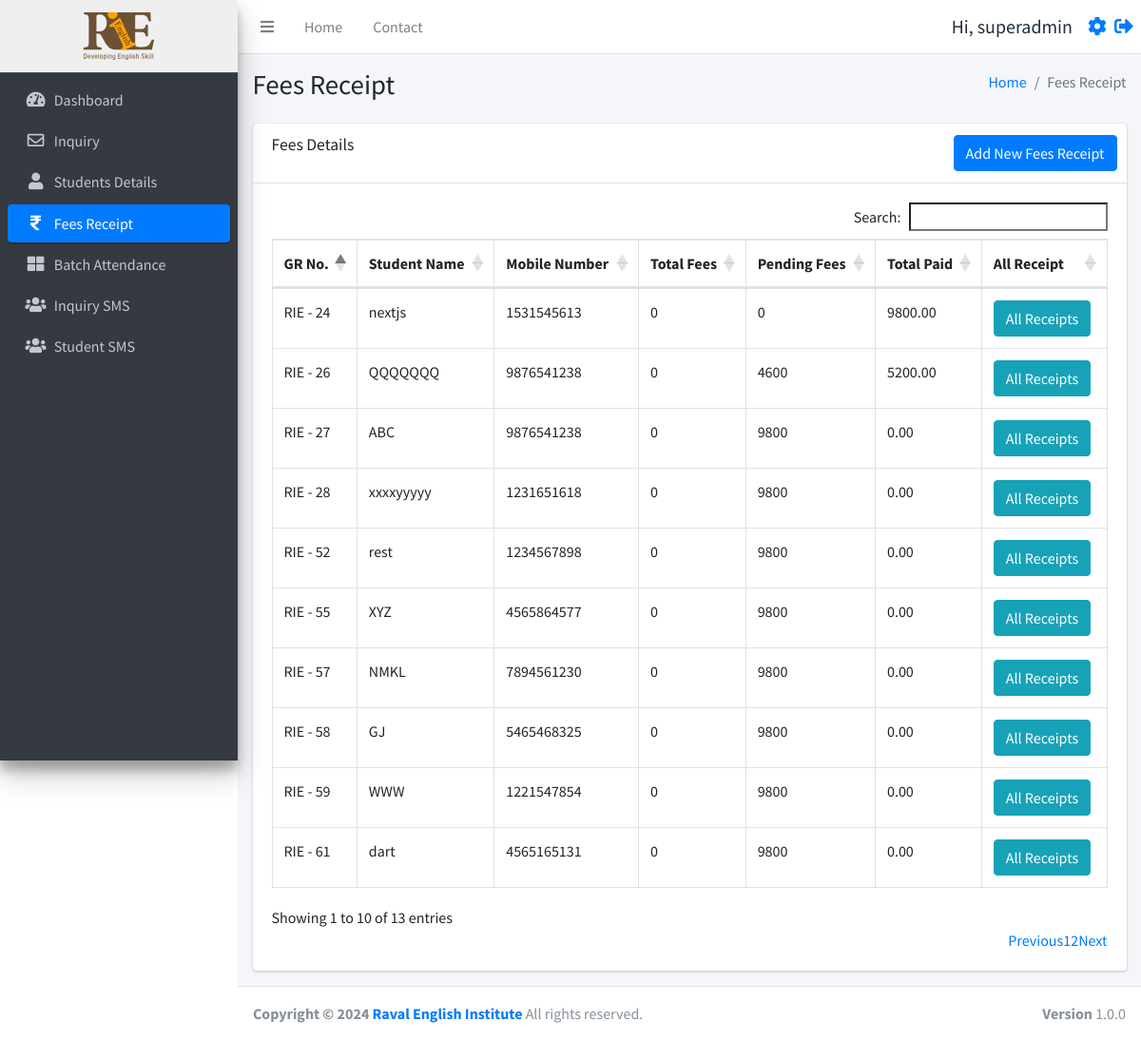
The page /fees.php (signed in) on the database as committed earlier.
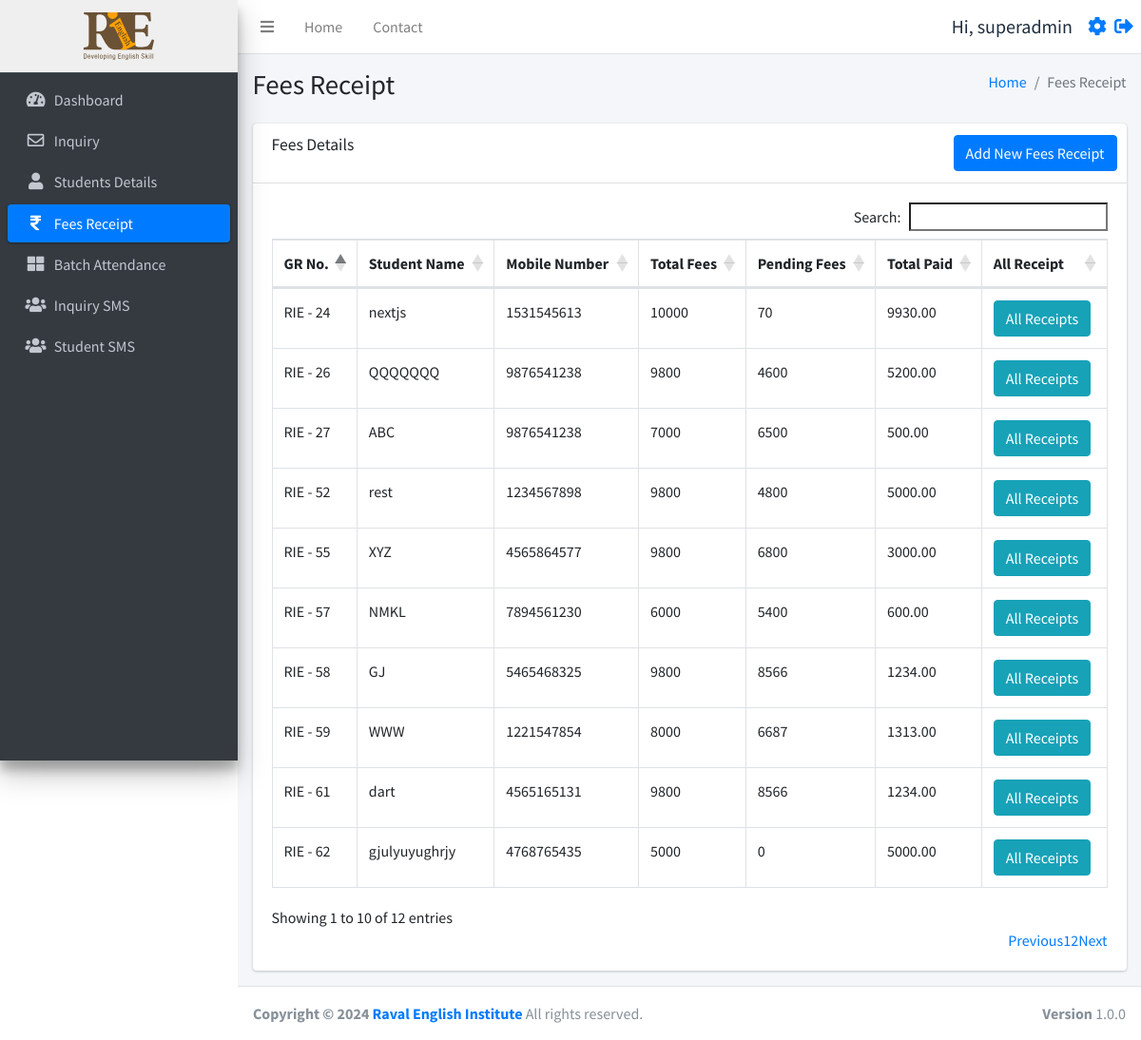
The same page on the database as committed later.
### tables this page shows
CREATE TABLE `studentinfo` (
  `id` int(11) NOT NULL,
  `name` varchar(255) DEFAULT NULL,
  `batch` int(11) DEFAULT NULL,
  `batch_name` varchar(255) DEFAULT NULL,
  `father_name` varchar(255) DEFAULT NULL,
  `mother_name` varchar(255) DEFAULT NULL,
  `dob` date DEFAULT NULL,
  `gender` varchar(50) DEFAULT NULL,
  `mobile_number` varchar(15) DEFAULT NULL,
  `fee_status` int(10) DEFAULT NULL,
  `profession` varchar(100) DEFAULT NULL,
  `address` varchar(255) DEFAULT NULL,
  `admission_time` date DEFAULT NULL,
  `created_at` datetime NOT NULL DEFAULT current_timestamp(),
  `pending_fees` int(10) DEFAULT 0,
  `discount` int(10) NOT NULL,
  `total_fees` int(11) NOT NULL
);

### fees.php (the view, shortened to what this page needs)
<!DOCTYPE html>
<html lang="en">
<head>
</head>
<?php include ('./header.php');
require_once 'function.php';
$query = "
    SELECT si.id, si.name, si.mobile_number, si.total_fees, si.pending_fees, COALESCE(SUM(r.amount), 0) AS total_paid
    FROM studentinfo si
    LEFT JOIN receipt r ON si.id = r.student_id
    GROUP BY si.id
";
$students = $db->query($query)->fetchAll(PDO::FETCH_ASSOC);
?>
<div class="content-wrapper">
  <div class="content-header">
    <div class="container-fluid">
      <div class="row mb-2">
        <div class="col-sm-6">
          <h1 class="m-0">Fees Receipt</h1>
        </div>
        <div class="col-sm-6">
          <ol class="breadcrumb float-sm-right">
            <li class="breadcrumb-item"><a href="./dashboard.php">Home</a></li>
            <li class="breadcrumb-item active">Fees Receipt</li>
          </ol>
        </div>
      </div>
    </div>
  </div>
  <section class="content">
    <div class="container-fluid">
      <div class="row">
        <div class="col-12">
          <div class="card">
            <div class="card-header">
              <h3 class="card-title">Fees Details</h3>
              <div class="card-tools">
                <a href="./feesform.php" class="btn btn-primary">Add New Fees Receipt</a>
              </div>
            </div>
            <div class="card-body">
              <div class="table-responsive">
                <table id="example1" class="table table-bordered">
                  <thead>
                    <tr>
                      <th>GR No.</th>
                      <th>Student Name</th>
                      <th>Mobile Number</th>
                      <th>Total Fees</th>
                      <th>Pending Fees</th>
                      <th>Total Paid</th>
                      <th>All Receipt</th>
                    </tr>
                  </thead>
                  <tbody>
                    <?php foreach ($students as $student): ?>
                    <tr>
                      <td>RIE - <?php echo $student['id']; ?></td>
                      <td><?php echo $student['name']; ?></td>
                      <td><?php echo $student['mobile_number']; ?></td>
                      <td><?php echo $student['total_fees']; ?></td>
                      <td><?php echo $student['pending_fees']; ?></td>
                      <td><?php echo $student['total_paid']; ?></td>
                      <td><a href='javascript:void(0);' onclick='confirmAllReceipts("<?php echo $student['id']; ?>")' class='btn btn-info'>All Receipts</a></td>
                    </tr>
                    <?php endforeach; ?>
                  </tbody>
                </table>
              </div>
            </div>
          </div>
        </div>
      </div>
    </div>
  </section>
</div>
<?php include ('./footer.php'); ?>

Rows that differ between the two databases and show on the page:
removed studentinfo: id "28", name "xxxxyyyyy", mobile_number "1231651618", total_fees "0", pending_fees "9800", total_paid "0.00"
changed studentinfo "nextjs": total_fees "0" → "10000"; pending_fees "0" → "70"; total_paid "9800.00" → "9930.00"
changed studentinfo "QQQQQQQ": total_fees "0" → "9800"
changed studentinfo "ABC": total_fees "0" → "7000"; pending_fees "9800" → "6500"; total_paid "0.00" → "500.00"
changed studentinfo "rest": total_fees "0" → "9800"; pending_fees "9800" → "4800"; total_paid "0.00" → "5000.00"
changed studentinfo "XYZ": total_fees "0" → "9800"; pending_fees "9800" → "6800"; total_paid "0.00" → "3000.00"
changed studentinfo "NMKL": total_fees "0" → "6000"; pending_fees "9800" → "5400"; total_paid "0.00" → "600.00"
changed studentinfo "GJ": total_fees "0" → "9800"; pending_fees "9800" → "8566"; total_paid "0.00" → "1234.00"
changed studentinfo "WWW": total_fees "0" → "8000"; pending_fees "9800" → "6687"; total_paid "0.00" → "1313.00"
changed studentinfo "dart": total_fees "0" → "9800"; pending_fees "9800" → "8566"; total_paid "0.00" → "1234.00"
now on this page (row edited): studentinfo: id "62", name "gjulyuyughrjy", mobile_number "4768765435", total_fees "5000", pending_fees "0", total_paid "5000.00"
Other text that changed with them:
text written by a page script: "Search: Showing 1 to 10 of 13 entries Previous 1 2 Next" → "Search: Showing 1 to 10 of 12 entries Previous 1 2 Next"
